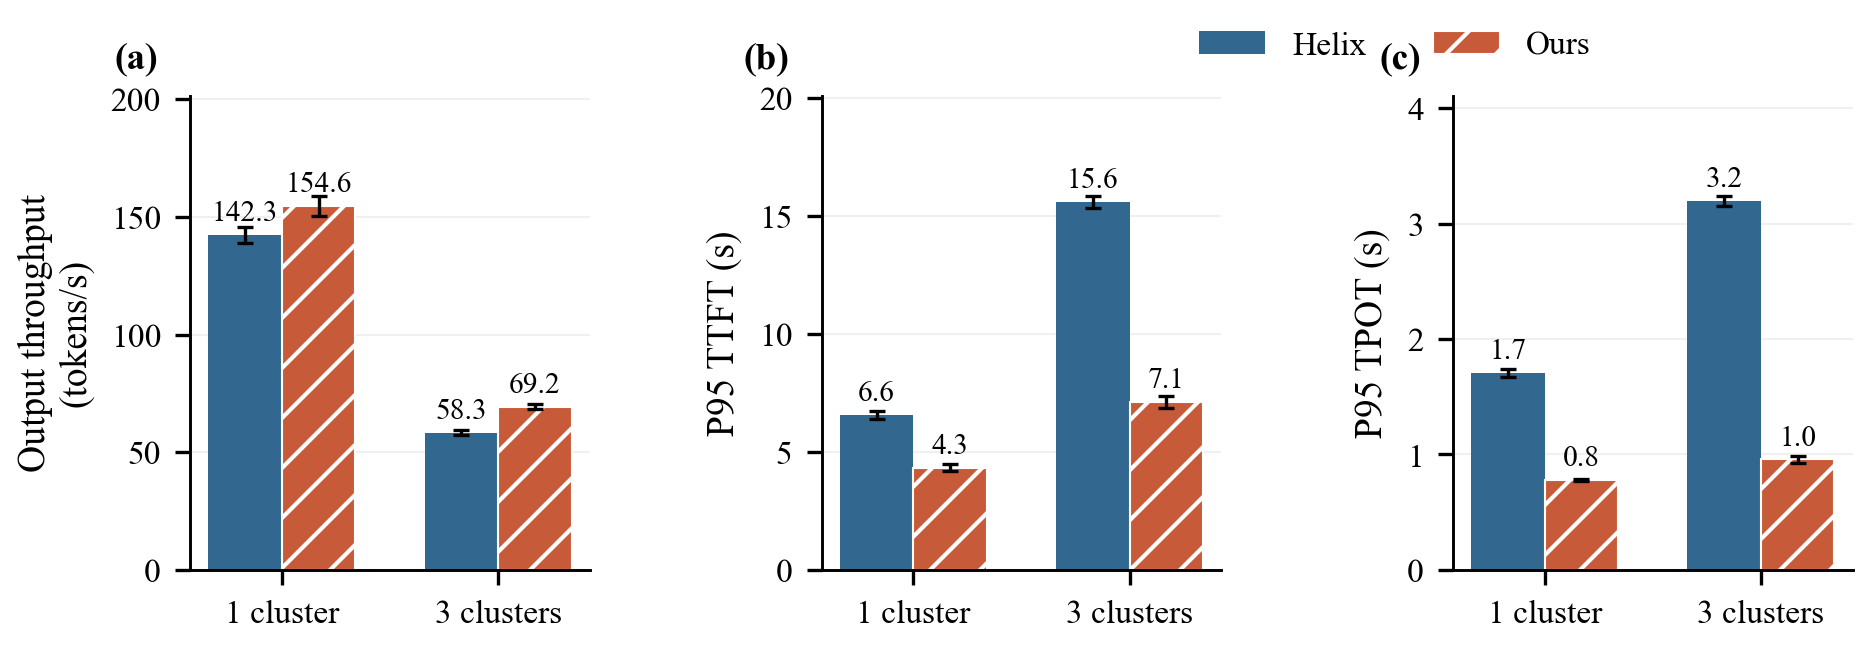

Write the Python code that produced this figure.
"""Official-load end-to-end throughput and tail latency."""

import matplotlib.pyplot as plt
import numpy as np

from common import multiseed, paired_bars, panel, save


def main():
    scenarios = ["single", "multi"]
    pairs = [
        ([multiseed(s, seed, "paper_helix") for seed in (0, 1, 2)],
         [multiseed(s, seed, "paper_integrated") for seed in (0, 1, 2)])
        for s in scenarios]
    metrics = [
        ("output_throughput_tokens_per_s", "Output throughput\n(tokens/s)"),
        ("ttft_p95_s", "P95 TTFT (s)"),
        ("tpot_p95_s", "P95 TPOT (s)"),
    ]
    fig, axes = plt.subplots(1, 3, figsize=(7.15, 2.55))
    for i, (ax, (key, label)) in enumerate(zip(axes, metrics)):
        baseline = [[record[key] for record in pair[0]] for pair in pairs]
        candidate = [[record[key] for record in pair[1]] for pair in pairs]
        paired_bars(ax, ["1 cluster", "3 clusters"],
                    [np.mean(values) for values in baseline],
                    [np.mean(values) for values in candidate], label,
                    baseline_errors=[np.std(values, ddof=1) for values in baseline],
                    candidate_errors=[np.std(values, ddof=1) for values in candidate])
        panel(ax, "abc"[i])
    axes[0].legend(frameon=False, loc="upper right", ncol=2,
                   bbox_to_anchor=(3.58, 1.20))
    fig.subplots_adjust(wspace=0.58, bottom=0.2, top=0.82)
    save(fig, "fig01_main_performance")


if __name__ == "__main__":
    main()
